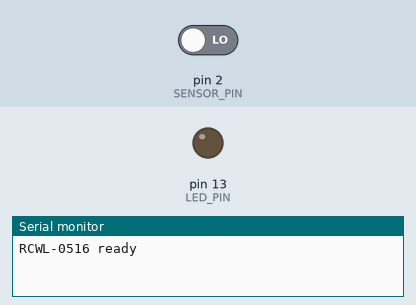
Simulated run of this sketch. Board: Arduino Uno, built with avr-gcc and run on an emulated ATmega328P. Parts: output pins drawn as LEDs (lit = HIGH), the last lines printed to the serial monitor. The test bench sets the inputs (shaded band); at power-on: pin 2 (SENSOR_PIN) LOW.

Above: at 1.2 s.
1.3 s: pin 2 (SENSOR_PIN) driven HIGH
At 1.9 s:
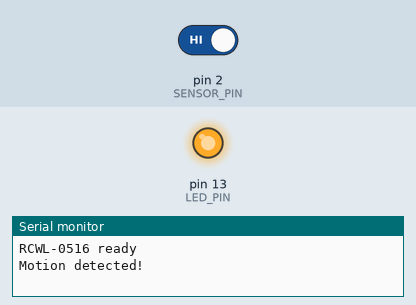
2.8 s: pin 2 (SENSOR_PIN) driven LOW
At 3.1 s:
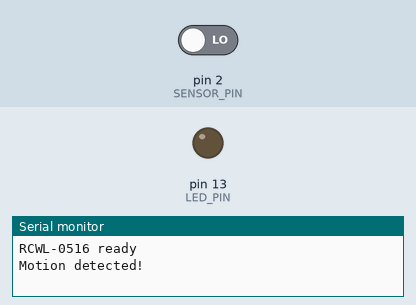
Timing chart, 0 to 5.8 s (numbered marks = the images above; inputs shaded):
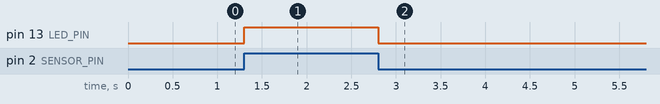

Measured:
- after the input at 1.3 s, pin 13 (LED_PIN): LOW → HIGH at once
- after the input at 2.8 s, pin 13 (LED_PIN): HIGH → LOW at once

The sketch:

example.ino
```cpp
// Reads RCWL-0516 OUT on an Arduino Uno using an external interrupt; prints "Motion detected!" to Serial and mirrors the sensor state to the onboard LED.
//
// Buy this module: https://shillehtek.com/products/rcwl-0516-microwave-doppler-radar-motion-sensor-module
// Full manual: https://shillehtek.com/blogs/shillehtek-product-manuals/rcwl-0516-microwave-doppler-radar-motion-sensor-module-manual
// More examples: https://github.com/shillehbean/shillehtek-examples
//

// RCWL-0516 motion sensor on Arduino Uno
// OUT pin -> D2 (INT0)

const uint8_t SENSOR_PIN = 2;
const uint8_t LED_PIN    = 13;

volatile bool motionFlag = false;

void onMotion() {
  motionFlag = true;
}

void setup() {
  Serial.begin(115200);
  pinMode(SENSOR_PIN, INPUT);
  pinMode(LED_PIN, OUTPUT);
  attachInterrupt(digitalPinToInterrupt(SENSOR_PIN), onMotion, RISING);
  Serial.println("RCWL-0516 ready");
}

void loop() {
  if (motionFlag) {
    motionFlag = false;
    Serial.println("Motion detected!");
  }

  // Mirror current state to onboard LED
  digitalWrite(LED_PIN, digitalRead(SENSOR_PIN));
  delay(50);
}
```
